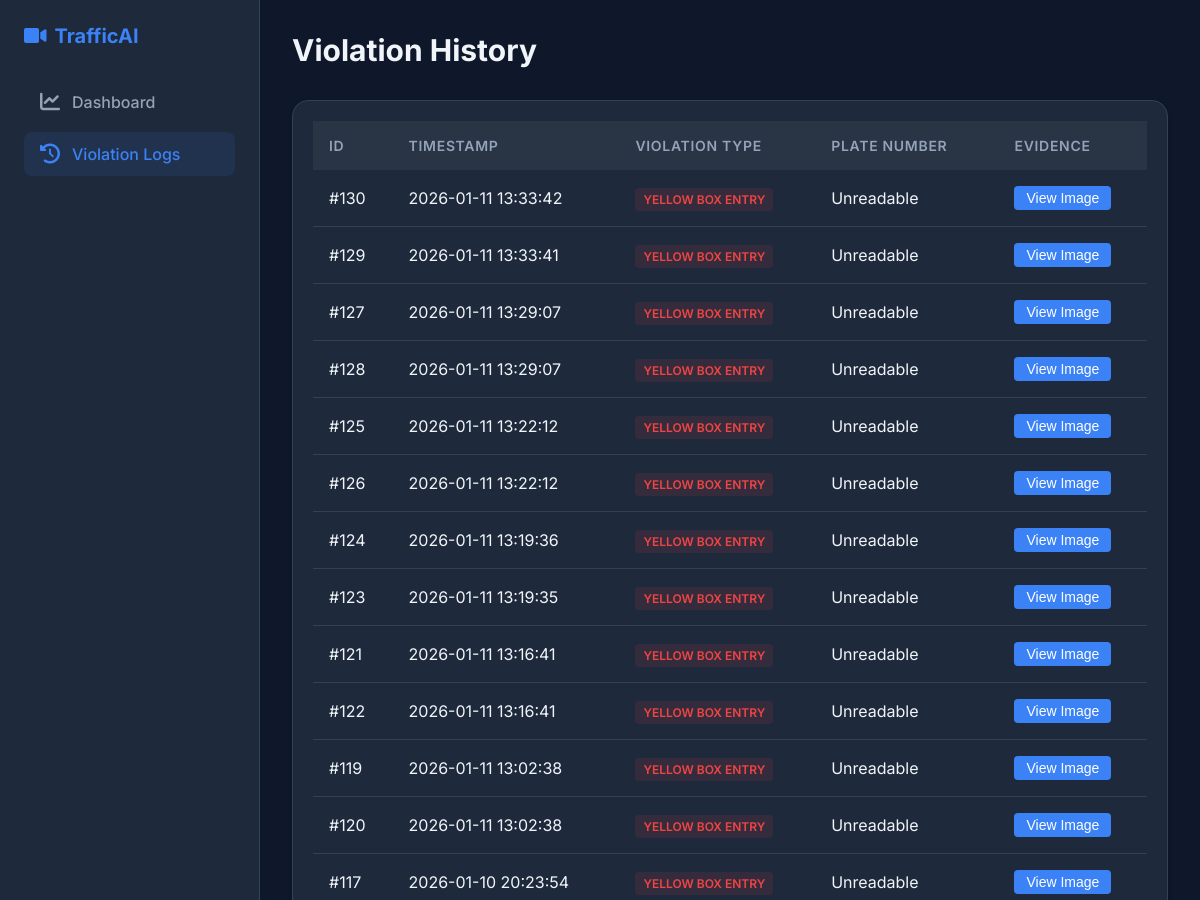
Page /logs (upper part) on the earlier database version.
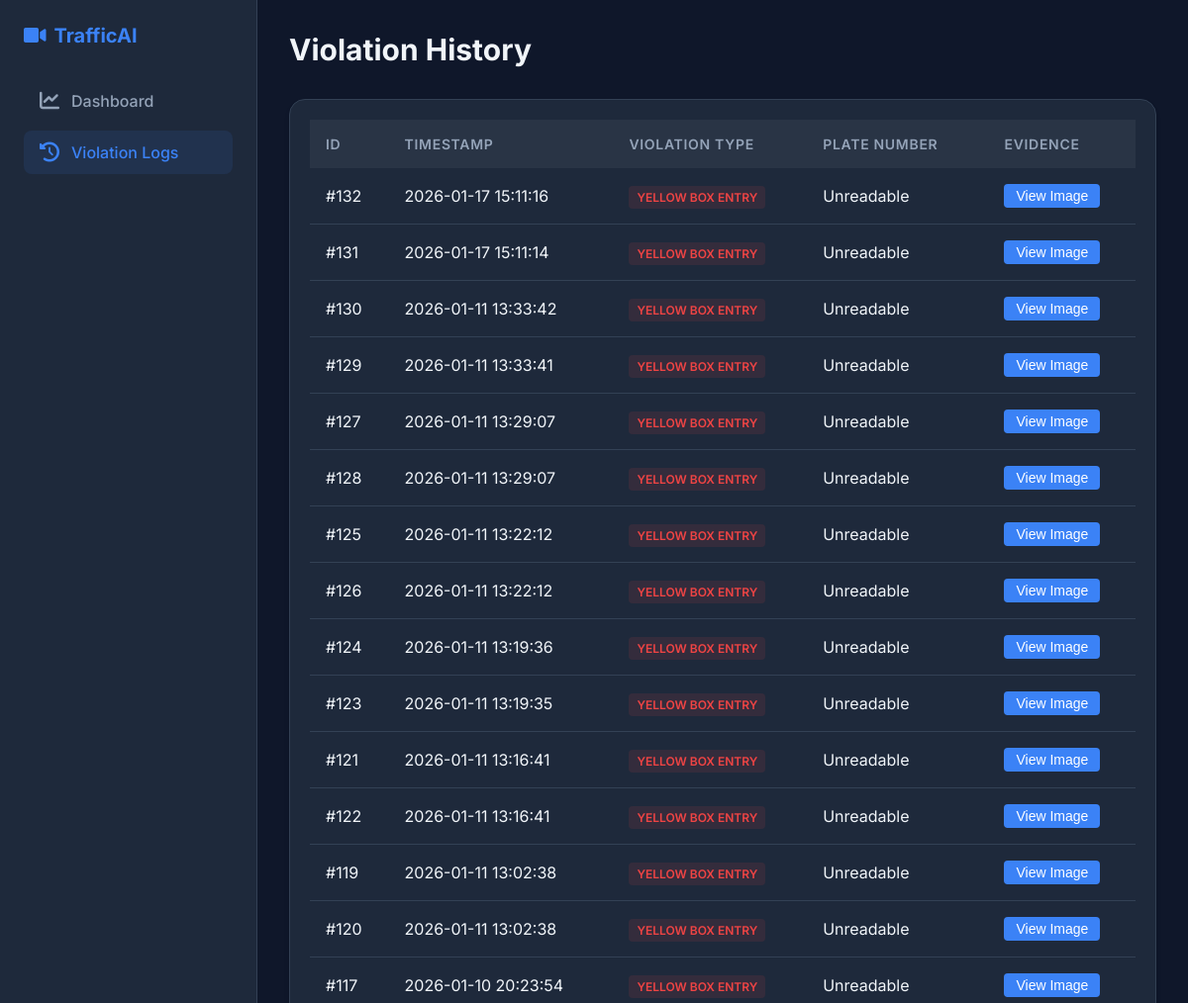
Same page on the later database version.
### tables this page shows
CREATE TABLE violations (
            id INTEGER PRIMARY KEY AUTOINCREMENT,
            vehicle_id INTEGER,
            timestamp TEXT,
            stop_time REAL,
            image TEXT
        );

### routes/dashboard_routes.py (the view)
@dashboard_bp.route('/logs')
def logs():
    violations = process_violations(db.get_all_violations())
    return render_template('logs.html', violations=violations)

### database/database.py (called while the page is built)
    def get_all_violations(self):
        query = 'SELECT * FROM violations ORDER BY timestamp DESC'
        cursor = self.conn.execute(query)
        return cursor.fetchall()

### routes/dashboard_routes.py (called while the page is built)
def process_violations(raw_data):
    processed = []
    if not raw_data:
        return processed
    for row in raw_data:
        item = {}
        if hasattr(row, 'keys'):
            item = dict(row)
        elif isinstance(row, (list, tuple)):
            if len(row) > 0: item['id'] = row[0]
            if len(row) > 1: item['label'] = row[1]
            if len(row) > 2: item['timestamp'] = row[2]
            if len(row) > 3: item['image_path'] = row[3]
        raw_label = item.get('label', '')
        plate_match = re.search(r'\[(.*?)\]', raw_label)
        if plate_match:
            item['plate_number'] = plate_match.group(1)
            item['label'] = raw_label.split('[')[0].strip()
        else:
            item['plate_number'] = 'Unreadable'
        processed.append(item)
    return processed

### templates/logs.html
{% extends "layout.html" %}
{% block content %}
<div class="header">
    <h1 class="page-title">Violation History</h1>
</div>
<div class="card">
    <div class="card-body">
        {% if violations %}
        <div class="table-container">
            <table>
                <thead>
                    <tr>
                        <th>ID</th>
                        <th>Timestamp</th>
                        <th>Violation Type</th>
                        <th>Plate Number</th>
                        <th>Evidence</th>
                    </tr>
                </thead>
                <tbody>
                    {% for v in violations %}
                    <tr>
                        <td>#{{ v.id }}</td>
                        <td>{{ v.timestamp }}</td>
                        <td><span class="violation-tag">Yellow Box Entry</span></td>
                        <td>{{ v.plate_number if v.plate_number else 'Unreadable' }}</td>
                        <td>
                            {% if v.image_path %}
                            <button class="btn-view" onclick="openGlobalModal('{{ v.image_path }}')">View Image</button>
                            {% else %}
                            <span style="color: var(--text-muted);">No Image</span>
                            {% endif %}
                        </td>
                    </tr>
                    {% endfor %}
                </tbody>
            </table>
        </div>
        {% else %}
            <p style="color: var(--text-muted); text-align: center;">No violations recorded in the database.</p>
        {% endif %}
    </div>
</div>
{% endblock %}

### templates/layout.html (shortened to what this page needs)
<!DOCTYPE html>
<html lang="en">
<head>
    <link href="https://cdnjs.cloudflare.com/ajax/libs/font-awesome/6.0.0/css/all.min.css" rel="stylesheet">
    <link rel="stylesheet" href="{{ url_for('static', filename='css/style.css') }}">
</head>
<body>
    <aside class="sidebar">
        <div class="brand">
            <i class="fas fa-video"></i>
            <span>TrafficAI</span>
        </div>
        <ul class="nav-links">
            <li>
                <a href="{{ url_for('dashboard.dashboard') }}" class="nav-link {% if request.endpoint == 'dashboard.dashboard' %}active{% endif %}">
                    <i class="fas fa-chart-line"></i>
                    <span>Dashboard</span>
                </a>
            </li>
            <li>
                <a href="{{ url_for('dashboard.logs') }}" class="nav-link {% if request.endpoint == 'dashboard.logs' %}active{% endif %}">
                    <i class="fas fa-history"></i>
                    <span>Violation Logs</span>
                </a>
            </li>
        </ul>
    </aside>
    <main class="main-content">
        {% block content %}{% endblock %}
    </main>
</body>
</html>

### static/css/style.css (style rules this page uses)
:root { --bg-body: #0f172a; --bg-panel: #1e293b; --bg-header: #1e293b; --text-main: #f1f5f9; --text-muted: #94a3b8; --accent-color: #3b82f6; --accent-hover: #2563eb; --danger-color: #ef4444; --warning-color: #f59e0b; --success-color: #10b981; --border-color: #334155; --shadow: 0 4px 6px -1px rgb(0 0 0 / 0.1), 0 2px 4px -2px rgb(0 0 0 / 0.1); }
* { box-sizing: border-box; margin: 0; padding: 0; }
body { font-family: 'Inter', 'Segoe UI', Roboto, sans-serif; background-color: var(--bg-body); color: var(--text-main); height: 100vh; display: flex; overflow: hidden; }
.sidebar { width: 260px; background-color: var(--bg-panel); border-right: 1px solid var(--border-color); display: flex; flex-direction: column; padding: 1.5rem; }
.brand { font-size: 1.25rem; font-weight: 700; color: var(--accent-color); margin-bottom: 2rem; display: flex; align-items: center; gap: 0.5rem; }
.nav-links { list-style: none; display: flex; flex-direction: column; gap: 0.5rem; }
.nav-link { display: flex; align-items: center; gap: 0.75rem; padding: 0.75rem 1rem; color: var(--text-muted); text-decoration: none; border-radius: 0.5rem; transition: all 0.2s ease; font-weight: 500; }
.nav-link:hover, .nav-link.active { background-color: rgba(59, 130, 246, 0.1); color: var(--accent-color); }
.nav-link i { font-size: 1.25rem; }
.main-content { flex: 1; display: flex; flex-direction: column; overflow-y: auto; padding: 2rem; }
.header { display: flex; justify-content: space-between; align-items: center; margin-bottom: 2rem; }
.page-title { font-size: 1.875rem; font-weight: 700; }
.card { background-color: var(--bg-panel); border-radius: 1rem; border: 1px solid var(--border-color); box-shadow: var(--shadow); overflow: hidden; display: flex; flex-direction: column; }
.card-body { padding: 1.25rem; flex: 1; overflow-y: auto; }
.table-container { width: 100%; overflow-x: auto; }
table { width: 100%; border-collapse: collapse; text-align: left; }
th { background-color: rgba(255, 255, 255, 0.05); padding: 1rem; font-weight: 600; color: var(--text-muted); font-size: 0.875rem; text-transform: uppercase; letter-spacing: 0.05em; }
td { padding: 1rem; border-bottom: 1px solid var(--border-color); color: var(--text-main); }
.violation-tag { background-color: rgba(239, 68, 68, 0.1); color: var(--danger-color); padding: 0.25rem 0.5rem; border-radius: 0.25rem; font-size: 0.75rem; font-weight: 600; text-transform: uppercase; }
.btn-view { background-color: var(--accent-color); color: white; border: none; padding: 0.25rem 0.75rem; border-radius: 0.25rem; cursor: pointer; font-size: 0.875rem; transition: background-color 0.2s; }

Differences in the rows shown:
added violations: id "132", timestamp "2026-01-17 15:11:16", plate_number "Unreadable"
added violations: id "131", timestamp "2026-01-17 15:11:14", plate_number "Unreadable"
